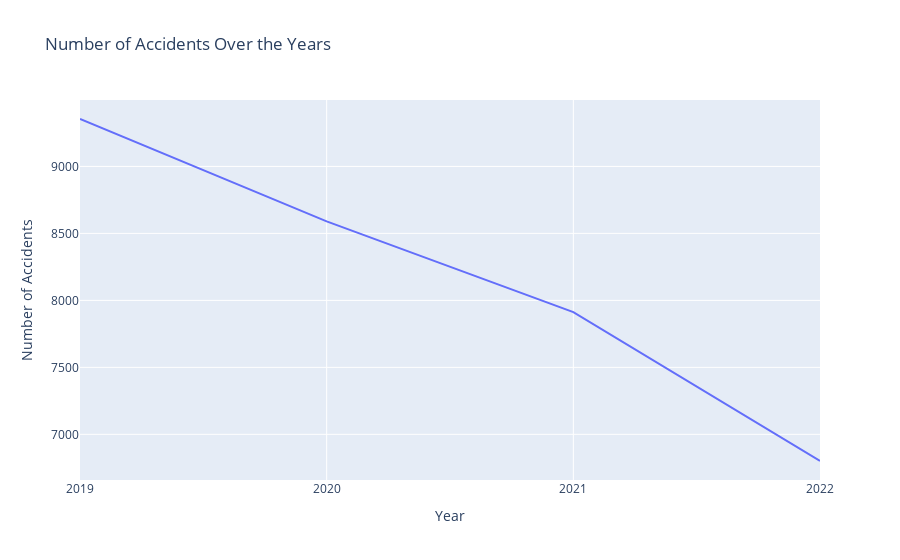

Notebook source saved alongside this figure:
### Code cell
accidents_per_year = df['Year'].value_counts().sort_index()

fig = px.line(accidents_per_year, x=accidents_per_year.index, y=accidents_per_year.values, 
              labels={'x': 'Year', 'y': 'Number of Accidents'}, 
              title='Number of Accidents Over the Years')

# Set x-axis type to category
fig.update_layout(xaxis_type='category')

fig.show()

### Figure 1 — Plotly figure (JSON) as saved in the notebook; plotly's stock layout.template omitted (floating-point values rounded to 4 significant figures)
{"data": [{"hovertemplate": "Year=%{x}<br>Number of Accidents=%{y}<extra></extra>", "legendgroup": "", "line": {"color": "#636efa", "dash": "solid"}, "marker": {"symbol": "circle"}, "mode": "lines", "name": "", "orientation": "v", "showlegend": false, "type": "scatter", "x": [2019, 2020, 2021, 2022], "xaxis": "x", "y": [9354, 8590, 7912, 6801], "yaxis": "y"}], "layout": {"legend": {"tracegroupgap": 0}, "title": {"text": "Number of Accidents Over the Years"}, "xaxis": {"anchor": "y", "domain": [0, 1], "title": {"text": "Year"}, "type": "category"}, "yaxis": {"anchor": "x", "domain": [0, 1], "title": {"text": "Number of Accidents"}}}}
